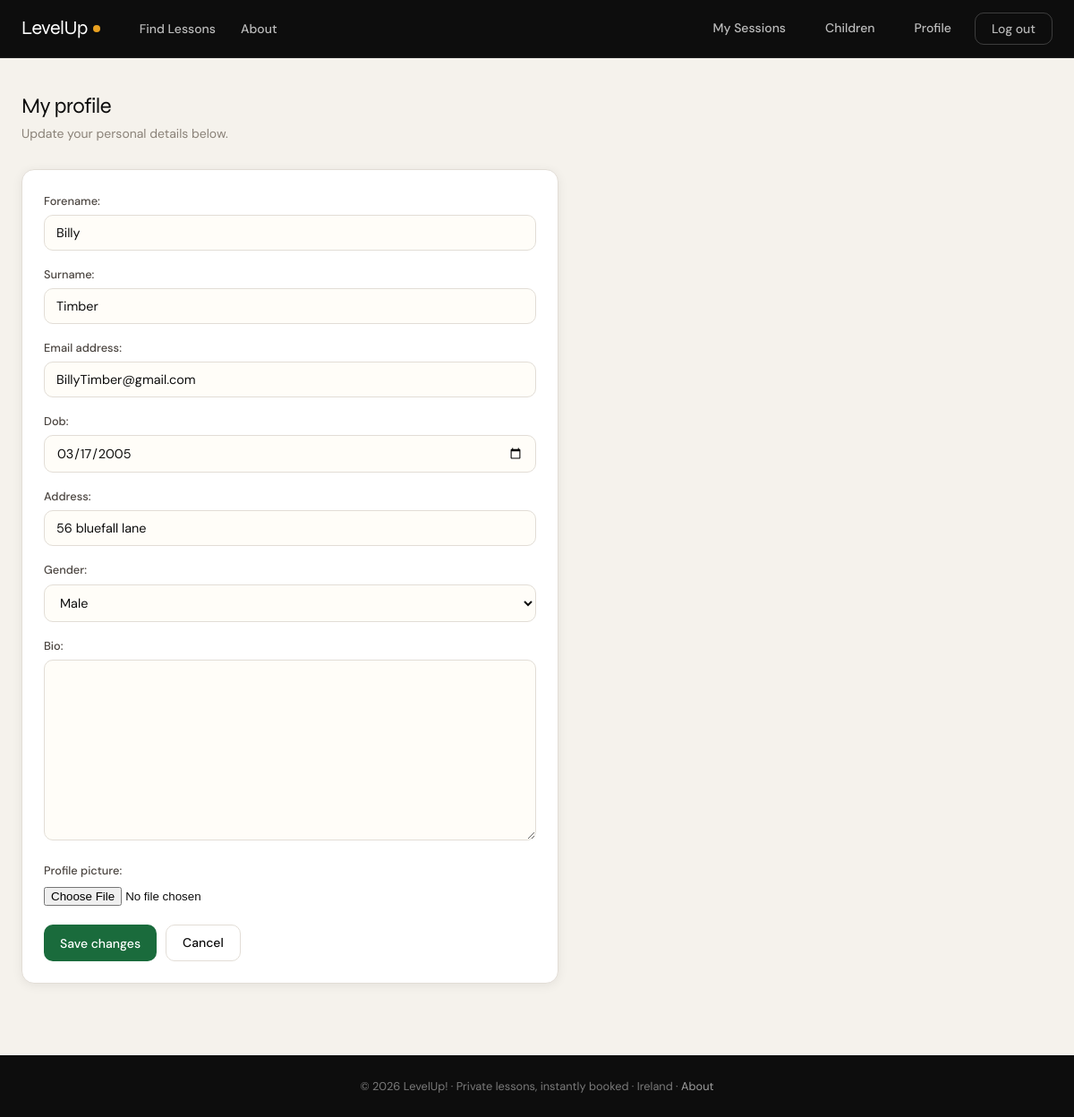
Page /profile/ (signed in) on the committed database.
### core/models.py (models this page shows, shortened)
class User(AbstractUser):
    class Role(models.TextChoices):
        STUDENT = "STUDENT", "Student/Parent"
        COACH = "COACH", "Coach/Teacher"
    class Gender(models.TextChoices):
        MALE = "MALE", "Male"
        FEMALE = "FEMALE", "Female"
        NON_BINARY = "NON_BINARY", "Non-binary"
        PREFER_NOT = "PREFER_NOT", "Prefer not to say"
    role = models.CharField(max_length=20, choices=Role.choices, default=Role.STUDENT)
    forename = models.CharField(max_length=80, blank=True)
    surname = models.CharField(max_length=80, blank=True)
    dob = models.DateField(null=True, blank=True)
    address = models.CharField(max_length=255, blank=True)
    gender = models.CharField(max_length=20, choices=Gender.choices, blank=True)
    bio = models.TextField(blank=True)
    profile_picture = models.ImageField(upload_to="profiles/", blank=True, null=True)

### core/views.py (the view)
# urls.py: path("profile/", views.my_profile, name="my_profile"),
@login_required
def my_profile(request):
    form = ProfileEditForm(request.POST or None, request.FILES or None, instance=request.user)
    if form.is_valid():
        form.save()
        messages.success(request, "Profile updated.")
        return redirect("coach_dashboard" if request.user.role == User.Role.COACH else "my_profile")
    return render(request, "core/my_profile.html", {"form": form})

### core/forms.py
class ProfileEditForm(forms.ModelForm):
    dob = forms.DateField(
        required=False,
        widget=forms.DateInput(attrs={"type": "date"})
    )
    class Meta:
        model = User
        fields = (
            "forename",
            "surname",
            "email",
            "dob",
            "address",
            "gender",
            "bio",
            "profile_picture",
        )

### core/context_processors.py (called while the page is built)
def google_maps(request):
    return {
        "google_maps_key": getattr(settings, "GOOGLE_MAPS_API_KEY", ""),
    }

### Templates/core/my_profile.html (shortened to what this page needs)
{% extends "core/base.html" %}
{% block content %}
<div class="profile-shell lu-fadein">
    <div class="lu-section-title">My profile</div>
    <div class="lu-section-sub">Update your personal details below.</div>
    <div class="lu-card">
        <div class="lu-card-body">
            <form method="post" enctype="multipart/form-data">
                {{ form.as_p }}
                <div style="margin-top: 20px; display:flex; gap:10px;">
                    <button type="submit" class="lu-btn lu-btn-primary">Save changes</button>
                    <a href="{% url 'home' %}" class="lu-btn lu-btn-outline">Cancel</a>
                </div>
            </form>
        </div>
    </div>
</div>
{% endblock %}

### Templates/core/base.html (style rules this page uses)
:root { --ink: #0d0d0d; --canvas: #f5f2ec; --cream: #fffdf8; --muted: #8a8278; --border: #e2ddd6; --accent: #1a6b3c; --accent2: #e8a020; --accent3: #5b3fd4; --card-bg: #ffffff; --shadow: 0 2px 12px rgba(13,13,13,0.07); --shadow-lg: 0 8px 40px rgba(13,13,13,0.13); --radius: 14px; --font-display: 'Syne', sans-serif; --font-body: 'DM Sans', sans-serif; }
*, *::before, *::after { box-sizing: border-box; margin: 0; padding: 0; }
html { scroll-behavior: smooth; }
body { background: var(--canvas); color: var(--ink); font-family: var(--font-body); font-size: 15px; line-height: 1.65; -webkit-font-smoothing: antialiased; }
.lu-btn { display: inline-flex; align-items: center; gap: 6px; padding: 8px 18px; border-radius: 10px; font-family: var(--font-body); font-size: 0.875rem; font-weight: 500; cursor: pointer; text-decoration: none; border: none; transition: all .18s; }
.lu-btn-primary { background: var(--accent); color: #fff; }
.lu-btn-outline { background: transparent; color: var(--ink); border: 1.5px solid var(--border); }
.lu-card { background: var(--card-bg); border-radius: var(--radius); border: 1px solid var(--border); box-shadow: var(--shadow); overflow: hidden; }
.lu-card-body { padding: 24px; }
input[type=text], input[type=email], input[type=password], input[type=date], input[type=datetime-local], input[type=number], input[type=url], textarea, select { width: 100%; padding: 10px 13px; border: 1.5px solid var(--border); border-radius: 10px; font-family: var(--font-body); font-size: 0.9rem; background: var(--cream); color: var(--ink); outline: none; transition: border-color .15s; }
p { margin-bottom: 0; }
.lu-section-title { font-family: var(--font-display); font-size: 1.5rem; letter-spacing: -0.5px; line-height: 1.2; margin-bottom: 4px; }
.lu-section-sub { color: var(--muted); font-size: 0.875rem; margin-bottom: 28px; }
.lu-fadein { animation: fadeUp .45s ease both; }

### Templates/core/my_profile.html (style rules this page uses)
.profile-shell { max-width: 600px; }
.profile-shell p { margin-bottom: 16px; }
.profile-shell label { display: block; font-size: .8rem; font-weight: 500; color: #4b4540; margin-bottom: 5px; }

### rows in the picture
User: forename "Billy", surname "Timber", email "BillyTimber@gmail.com", dob "03/17/2005", address "56 bluefall lane", gender "Male"
